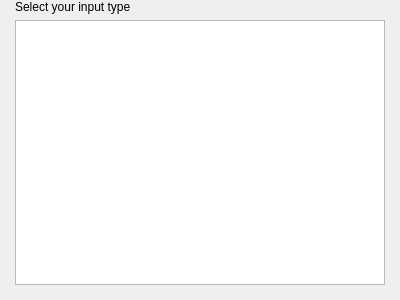
<?xml version="1.0" encoding="UTF-8"?>
<ui version="4.0">
 <class>InputTypeWidget</class>
 <widget class="QWidget" name="InputTypeWidget">
  <property name="geometry">
   <rect>
    <x>0</x>
    <y>0</y>
    <width>400</width>
    <height>300</height>
   </rect>
  </property>
  <layout class="QVBoxLayout" name="verticalLayout">
   <property name="leftMargin">
    <number>15</number>
   </property>
   <property name="topMargin">
    <number>0</number>
   </property>
   <property name="rightMargin">
    <number>15</number>
   </property>
   <property name="bottomMargin">
    <number>15</number>
   </property>
   <item>
    <widget class="QLabel" name="labelInputsTitle">
     <property name="text">
      <string>Select your input type</string>
     </property>
    </widget>
   </item>
   <item>
    <widget class="QListWidget" name="inputTypeList">
     <property name="focusPolicy">
      <enum>Qt::NoFocus</enum>
     </property>
    </widget>
   </item>
  </layout>
 </widget>
 <resources/>
 <connections/>
</ui>
